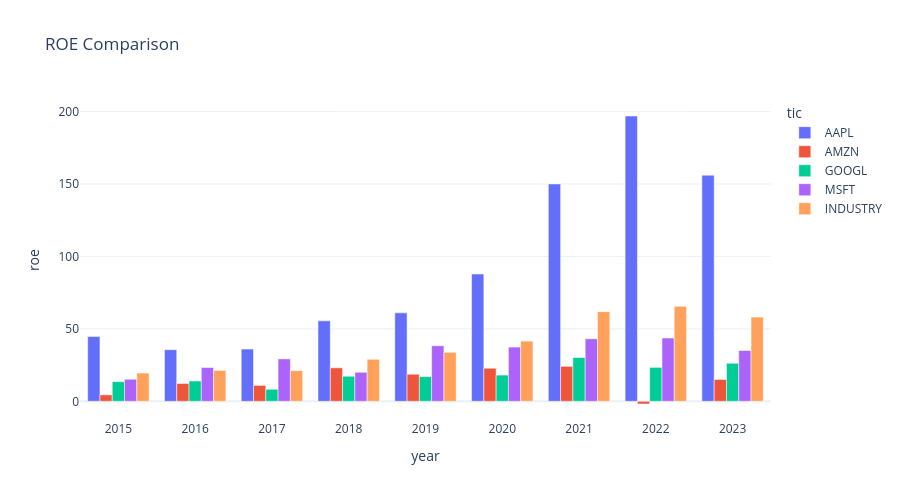

The notebook cell this image was saved under:
### Code cell
fig = px.bar(final, x='year', y='roe', color='tic', barmode='group',
             template='plotly_white', title='ROE Comparison')
fig.update_layout(height=500)
fig.show()

### Figure 1 — Plotly figure (JSON) as saved in the notebook; plotly's stock layout.template omitted (floating-point values rounded to 4 significant figures)
{"data": [{"alignmentgroup": "True", "hovertemplate": "tic=AAPL<br>year=%{x}<br>roe=%{y}<extra></extra>", "legendgroup": "AAPL", "marker": {"color": "#636efa", "pattern": {"shape": ""}}, "name": "AAPL", "offsetgroup": "AAPL", "orientation": "v", "showlegend": true, "textposition": "auto", "type": "bar", "x": [2015, 2016, 2017, 2018, 2019, 2020, 2021, 2022, 2023], "xaxis": "x", "y": [44.74, 35.62, 36.07, 55.56, 61.06, 87.87, 150.1, 197.0, 156.1], "yaxis": "y"}, {"alignmentgroup": "True", "hovertemplate": "tic=AMZN<br>year=%{x}<br>roe=%{y}<extra></extra>", "legendgroup": "AMZN", "marker": {"color": "#EF553B", "pattern": {"shape": ""}}, "name": "AMZN", "offsetgroup": "AMZN", "orientation": "v", "showlegend": true, "textposition": "auto", "type": "bar", "x": [2015, 2016, 2017, 2018, 2019, 2020, 2021, 2022, 2023], "xaxis": "x", "y": [4.453, 12.29, 10.95, 23.13, 18.67, 22.84, 24.13, -1.864, 15.07], "yaxis": "y"}, {"alignmentgroup": "True", "hovertemplate": "tic=GOOGL<br>year=%{x}<br>roe=%{y}<extra></extra>", "legendgroup": "GOOGL", "marker": {"color": "#00cc96", "pattern": {"shape": ""}}, "name": "GOOGL", "offsetgroup": "GOOGL", "orientation": "v", "showlegend": true, "textposition": "auto", "type": "bar", "x": [2015, 2016, 2017, 2018, 2019, 2020, 2021, 2022, 2023], "xaxis": "x", "y": [13.59, 14.01, 8.303, 17.3, 17.05, 18.09, 30.22, 23.41, 26.25], "yaxis": "y"}, {"alignmentgroup": "True", "hovertemplate": "tic=MSFT<br>year=%{x}<br>roe=%{y}<extra></extra>", "legendgroup": "MSFT", "marker": {"color": "#ab63fa", "pattern": {"shape": ""}}, "name": "MSFT", "offsetgroup": "MSFT", "orientation": "v", "showlegend": true, "textposition": "auto", "type": "bar", "x": [2015, 2016, 2017, 2018, 2019, 2020, 2021, 2022, 2023], "xaxis": "x", "y": [15.23, 23.33, 29.29, 20.03, 38.35, 37.43, 43.15, 43.68, 35.09], "yaxis": "y"}, {"alignmentgroup": "True", "hovertemplate": "tic=INDUSTRY<br>year=%{x}<br>roe=%{y}<extra></extra>", "legendgroup": "INDUSTRY", "marker": {"color": "#FFA15A", "pattern": {"shape": ""}}, "name": "INDUSTRY", "offsetgroup": "INDUSTRY", "orientation": "v", "showlegend": true, "textposition": "auto", "type": "bar", "x": [2015, 2016, 2017, 2018, 2019, 2020, 2021, 2022, 2023], "xaxis": "x", "y": [19.5, 21.31, 21.15, 29.01, 33.78, 41.56, 61.89, 65.55, 58.12], "yaxis": "y"}], "layout": {"barmode": "group", "height": 500, "legend": {"title": {"text": "tic"}, "tracegroupgap": 0}, "title": {"text": "ROE Comparison"}, "xaxis": {"anchor": "y", "domain": [0, 1], "title": {"text": "year"}}, "yaxis": {"anchor": "x", "domain": [0, 1], "title": {"text": "roe"}}}}
